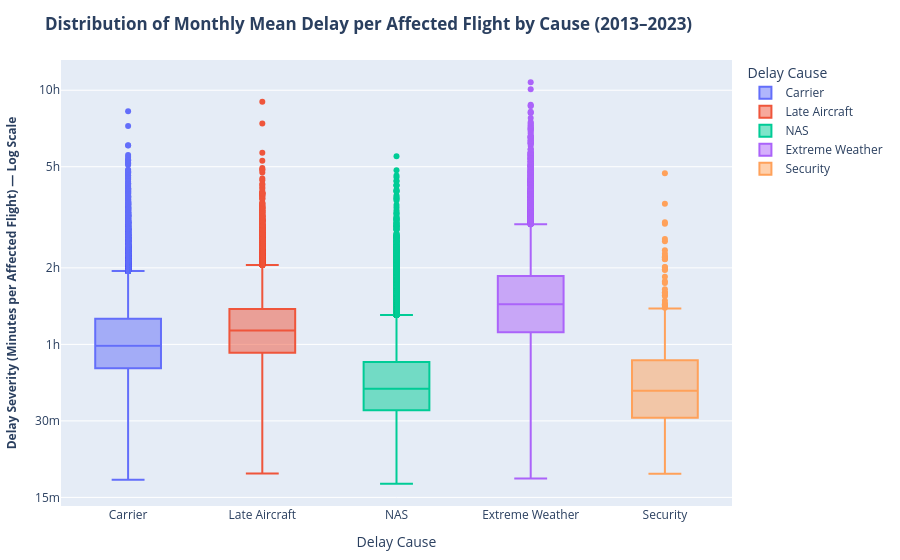

The notebook cell saved with this chart:
### Code cell
# Map the delay cause columns to clear labels
cause_cols = {
    "carrier_delay_per_flight": "Carrier",
    "late_aircraft_delay_per_flight": "Late Aircraft",
    "nas_delay_per_flight": "NAS",
    "weather_delay_per_flight": "Extreme Weather",
    "security_delay_per_flight": "Security"
}

for c in ["carrier", "weather", "nas", "security", "late_aircraft"]:
    # Put NaN for cases with less than 5 flights to avoid distorted ratios
    mask = df_top_delay_per_flight[f"{c}_ct"] < 5
    df_top_delay_per_flight.loc[mask, f"{c}_delay_per_flight"] = np.nan
    
# Reshape da wide a long, in order to have a column for the delay cause and a column for the delay per flight
df_long = df_top_delay_per_flight.melt(
    value_vars=list(cause_cols.keys()),
    var_name="cause_key",
    value_name="delay_per_flight"
)

# Clean the data: replace inf with NaN and drop rows with NaN values in the delay_per_flight column
df_long["delay_per_flight"] = df_long["delay_per_flight"].replace([np.inf, -np.inf], np.nan)
df_long = df_long.dropna(subset=["delay_per_flight"])

# Rename the delay cause column to have clear labels
df_long["Delay Cause"] = df_long["cause_key"].map(cause_cols)

# Boxplot 
fig = px.box(
    df_long,
    x="Delay Cause",
    y="delay_per_flight",
    color="Delay Cause",
    title="<b>Distribution of Monthly Mean Delay per Affected Flight by Cause (2013–2023)</b>"
)

fig.update_layout(
    yaxis=dict(
        type="log",
        title="<b>Delay Severity (Minutes per Affected Flight) — Log Scale</b>",
        title_font=dict(size=12),
        # Define explicit ticks that are easily interpretable
        tickvals=[15, 30, 60, 120, 300, 600, 1200],
        ticktext=["15m", "30m", "1h", "2h", "5h", "10h", "20h"],
        showgrid=True,
    ),
    margin=dict(l=60, r=40, t=60, b=40)
)

fig.show()

### Figure 1 — Plotly figure (JSON) as saved in the notebook; plotly's stock layout.template omitted (floating-point values rounded to 4 significant figures; data arrays with more than 128 entries replaced by an {"elided": "..."} marker saying what was removed)
{"data": [{"alignmentgroup": "True", "hovertemplate": "Delay Cause=%{x}<br>delay_per_flight=%{y}<extra></extra>", "legendgroup": "Carrier", "marker": {"color": "#636efa"}, "name": "Carrier", "notched": false, "offsetgroup": "Carrier", "orientation": "v", "showlegend": true, "type": "box", "x": {"elided": "47056 str values"}, "x0": " ", "xaxis": "x", "y": {"elided": "47056 float values"}, "y0": " ", "yaxis": "y"}, {"alignmentgroup": "True", "hovertemplate": "Delay Cause=%{x}<br>delay_per_flight=%{y}<extra></extra>", "legendgroup": "Late Aircraft", "marker": {"color": "#EF553B"}, "name": "Late Aircraft", "notched": false, "offsetgroup": "Late Aircraft", "orientation": "v", "showlegend": true, "type": "box", "x": {"elided": "42509 str values"}, "x0": " ", "xaxis": "x", "y": {"elided": "42509 float values"}, "y0": " ", "yaxis": "y"}, {"alignmentgroup": "True", "hovertemplate": "Delay Cause=%{x}<br>delay_per_flight=%{y}<extra></extra>", "legendgroup": "NAS", "marker": {"color": "#00cc96"}, "name": "NAS", "notched": false, "offsetgroup": "NAS", "orientation": "v", "showlegend": true, "type": "box", "x": {"elided": "43164 str values"}, "x0": " ", "xaxis": "x", "y": {"elided": "43164 float values"}, "y0": " ", "yaxis": "y"}, {"alignmentgroup": "True", "hovertemplate": "Delay Cause=%{x}<br>delay_per_flight=%{y}<extra></extra>", "legendgroup": "Extreme Weather", "marker": {"color": "#ab63fa"}, "name": "Extreme Weather", "notched": false, "offsetgroup": "Extreme Weather", "orientation": "v", "showlegend": true, "type": "box", "x": {"elided": "13602 str values"}, "x0": " ", "xaxis": "x", "y": {"elided": "13602 float values"}, "y0": " ", "yaxis": "y"}, {"alignmentgroup": "True", "hovertemplate": "Delay Cause=%{x}<br>delay_per_flight=%{y}<extra></extra>", "legendgroup": "Security", "marker": {"color": "#FFA15A"}, "name": "Security", "notched": false, "offsetgroup": "Security", "orientation": "v", "showlegend": true, "type": "box", "x": {"elided": "556 str values"}, "x0": " ", "xaxis": "x", "y": {"elided": "556 float values"}, "y0": " ", "yaxis": "y"}], "layout": {"boxmode": "overlay", "legend": {"title": {"text": "Delay Cause"}, "tracegroupgap": 0}, "margin": {"b": 40, "l": 60, "r": 40, "t": 60}, "title": {"text": "<b>Distribution of Monthly Mean Delay per Affected Flight by Cause (2013–2023)</b>"}, "xaxis": {"anchor": "y", "categoryarray": ["Carrier", "Late Aircraft", "NAS", "Extreme Weather", "Security"], "categoryorder": "array", "domain": [0, 1], "title": {"text": "Delay Cause"}}, "yaxis": {"anchor": "x", "domain": [0, 1], "showgrid": true, "ticktext": ["15m", "30m", "1h", "2h", "5h", "10h", "20h"], "tickvals": [15, 30, 60, 120, 300, 600, 1200], "title": {"font": {"size": 12}, "text": "<b>Delay Severity (Minutes per Affected Flight) — Log Scale</b>"}, "type": "log"}}}
